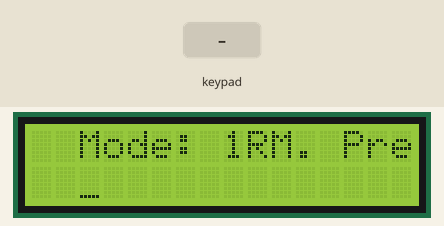
The sketch below on a simulated Arduino Uno, built with avr-gcc and run on an emulated ATmega328P. Parts: 16×2 character LCD. The inputs (shaded band) are chosen by the test bench.

Above: at 1.3 s.
1.4 s: key 'A' pressed
At 2.5 s:
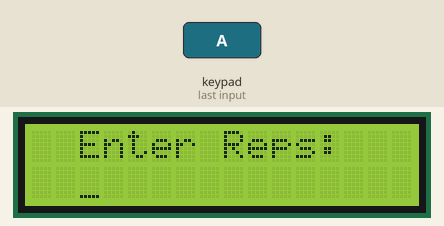
2.9 s: keypad keys 9 8 7 6 # pressed 0.4 s apart
At 5.4 s:
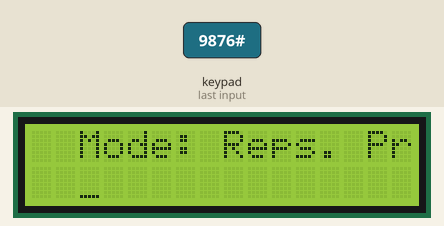
6.4 s: key '#' pressed
At 6.8 s:
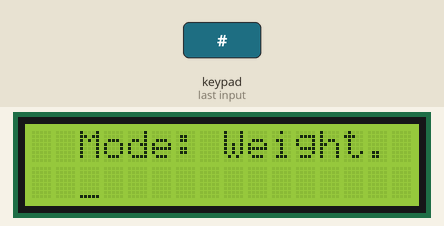
7.9 s: keypad keys 9 8 7 6 A pressed 0.4 s apart
At 11.0 s:
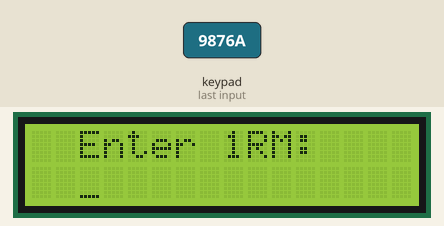
11.4 s: key 'B' pressed
At 12.2 s:
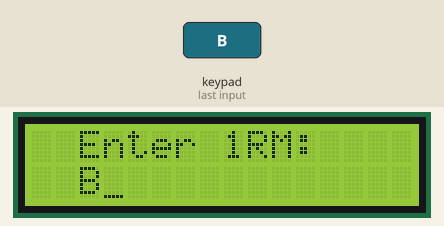
12.9 s: keypad keys 9 8 7 6 D pressed 0.4 s apart
At 15.9 s:
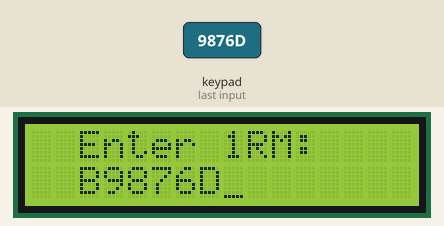
Timing chart, 0 to 17.4 s (numbered marks = the images above; inputs shaded):
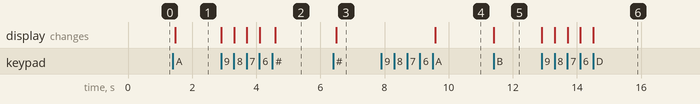

The sketch:

OneRM_Calculator.ino
```cpp
#include <Key.h>
#include <Keypad.h>
#include <LiquidCrystal_I2C.h>
#include <string.h>
#include <stdbool.h>
#include <stdlib.h>

// Bad practice use all caps for define statements
//number of rows on the keypad
#define numRows 4
//number of columns on the keypad
#define numCols 4

// Capitals for enum consts
enum mode
{
  Onerm,
  Reps,
  Weight
};

char keymap[numRows][numCols]=
{
{'1', '2', '3', 'A'},
{'4', '5', '6', 'B'},
{'7', '8', '9', 'C'},
{'*', '0', '#', 'D'}
};

byte rowPins[numRows] = {9,8,7,6}; //Rows 0 to 3
byte colPins[numCols]= {5,4,3,2}; //Columns 0 to 3

Keypad myKeypad= Keypad(makeKeymap(keymap), rowPins, colPins, numRows, numCols);

LiquidCrystal_I2C asdf(0x27, 16, 2);
int CursorCol = 2;
int CursorRow = 0;

// Assumed rpe10

void displayMessage(const char *message)
{
  asdf.setCursor(2, 0);
  asdf.print("                                                                  ");
  asdf.setCursor(2, 0);
  asdf.print(message);
  asdf.setCursor(2, 1);
  CursorCol = 2;
  CursorRow = 1;
}

mode& operator++(mode& m, int i) {
  switch (m) {
    case Onerm:
      m = Reps;
      break;
    case Reps:
      m = Weight;
      break;
    case Weight:
      // Handle wrap-around or error
      m = Onerm;
      break;
  }
  return m;
}

mode operator+(mode m, int i) {
  switch (m) {
    case Onerm:
      m = Reps;
      break;
    case Reps:
      m = Weight;
      break;
    case Weight:
      // Handle wrap-around or error
      m = Onerm;
      break;
  }
  return m;
}

const char* modeToString(enum mode inputmode)
{
  switch (inputmode)
  {
  case Onerm:
    return "1RM";
    break;
  case Reps:
    return "Reps";
    break;
  case Weight:
    return "Weight";
    break;
  }
}
struct datatable
{
  private:
  char input[100];
  float floatinput;

  // I really should've put these in an array

  float onerm;
  float reps;
  float weight;
  // Variable, not #defined
  mode MODE;

  float *ModePtr;

  // currently selected input
  mode Stage;

  //ptr to var for current input
  float *StagePtr;

  bool inputOn = false;

  // true means 'A' or enter cannot be pressed, false means it can
  bool toggleEnter = false;

  public:

  // Clears all values, called on init
  void clear()
  {
    strcpy(input, "");
    floatinput = 0;
    onerm = 0;
    reps = 0;
    weight = 0;
    // Clear also cycles mode since I'm out of buttons
    MODE++;
    Stage = MODE;
    Stage++;
    setStagePtr();

    switch (MODE)
    {
    case Onerm:
      ModePtr = &onerm;
      break;
    case Reps:
      ModePtr = &reps;
      break;
    case Weight:
      ModePtr = &weight;
      break;
    default:
      // If you try to put a mode that's not in the enum
      exit(1);
      break;
    }

    inputOn = false;
    toggleEnter = false;

    char buffer[100];
    snprintf(buffer, sizeof(buffer), "Mode: %s. Press A.", modeToString(MODE));
    displayMessage(buffer);
  }

  void next()
  {
    if (toggleEnter)
    {
      return;
    }
    if (inputOn)
    {
      if (!checkInput())
    {
      displayMessage("Invalid input. Press A.");
      inputOn = false;
      return;
    }
      if (Stage + 1 == MODE)
      {
        set();
        showFinalScreen();
      }
      else
      {
        set();
        Stage++;
        setStagePtr();
        char buffer[100];
        snprintf(buffer, sizeof(buffer), "Enter %s: ", modeToString(Stage));
        displayMessage(buffer);
      }
    }
    else
    {
      char buffer[100];
      snprintf(buffer, sizeof(buffer), "Enter %s: ", modeToString(Stage));
      displayMessage(buffer);
      inputOn = true;
    }

  }

  void showFinalScreen()
  {
    calculateMissing();
    inputOn = false;
    char buffer[100];
    snprintf(buffer, sizeof(buffer), "%s is %d. #", modeToString(MODE), (int)(*ModePtr + 0.5f));
    displayMessage(buffer);
    toggleEnter = true;
  }

  bool checkInput()
  {
    if (strcmp(input, "0") != 0 && atof(input) == 0)
    {
      return false;
    }
    return true;
  }

// Sets and resets a value based on stage
  void set()
  {
    floatinput = atof(input);
    *StagePtr = floatinput;
    floatinput = 0;
    strcpy(input, "");
  }

// Calculate missing value with Epley formula (mainly since it's the simplest)
  void calculateMissing()
  {
    switch (MODE)
    {
      case Onerm:
        onerm = weight * (1 + reps / 30);

        break;
      case Reps:
        reps = ((onerm / weight) - 1)*30;
        break;
      case Weight:
        weight = onerm / (1 + reps / 30);
        break;
    }
  }

  // Getter and setter for 'input'
const char* getInput() {
    return input;
}

void setInput(const char* newInput) {
    strncpy(input, newInput, sizeof(input)-1);
    input[strlen(input)] = '\0';
}

// Getter and setter for 'floatinput'
float getFloatInput() {
    return floatinput;
}

void setFloatInput(float newFloatInput) {
    floatinput = newFloatInput;
}

bool getInputOn() {
    return inputOn;
}

// Getter and setter for 'onerm'
float getOnerm() {
    return onerm;
}

void setOnerm(float newOnerm) {
    onerm = newOnerm;
}

// Getter and setter for 'reps'
float getReps() {
    return reps;
}

void setReps(float newReps) {
    reps = newReps;
}

// Getter and setter for 'weight'
float getWeight() {
    return weight;
}

void setWeight(float newWeight) {
    weight = newWeight;
};

void setMode(mode newMode) {
    MODE = newMode;
}

mode getMode() {
    return MODE;
}

private:
void setStagePtr()
{
  switch (Stage)
  {
    case Onerm:
      StagePtr = &onerm;
      break;
    case Reps:
      StagePtr = &reps;
      break;
    case Weight:
      StagePtr = &weight;
      break;
    default:
    exit(1);
    break;
  }
}
};
datatable Datatable;

void setup()
{
  asdf.init();
  asdf.clear();
  asdf.cursor_on();

  asdf.backlight();
  asdf.setCursor(CursorCol, CursorRow);

  Datatable.setMode(Weight);
  Datatable.clear();

}
void loop()
{
  char keypressed = myKeypad.getKey();
  if (keypressed == NO_KEY)
  {
    return;
  }

  switch (keypressed)
  {
  // backspace
  case '*':
    if (strcmp(Datatable.getInput(), "") == 0 || !Datatable.getInputOn())
    {
      break;
    }
    if (CursorCol == 2 && CursorRow > 0)
    {
      CursorCol = 13;
      CursorRow--;
    }
    else if (CursorCol > 2)
    {
      CursorCol--;
    }
    asdf.setCursor(CursorCol, CursorRow);
    asdf.print(' ');
    asdf.setCursor(CursorCol, CursorRow);
    char tempInput[100];
    strncpy(tempInput, Datatable.getInput(), sizeof(tempInput) - 1);
    tempInput[sizeof(tempInput) - 1] = '\0';
    tempInput[strlen(tempInput) - 1] = '\0'; // Remove last character
    Datatable.setInput(tempInput);
    break;
  // clear
  case '#':
    Datatable.clear();
    break;

  // enter
  case 'A':
    Datatable.next();
    break;

  default:
  if (!Datatable.getInputOn())
  {
    break;
  }

    if (CursorCol < 14)
    {
      CursorCol++;
      asdf.print(keypressed);
    }
    else if (CursorRow < 1)
    {
      CursorCol = 2;
      CursorRow++;
      asdf.setCursor(CursorCol, CursorRow);
      asdf.print(keypressed);
      CursorCol++;
    }
    char newInput[100];
    snprintf(newInput, sizeof(newInput), "%s%c", Datatable.getInput(), keypressed);
    Datatable.setInput(newInput);
    break;
  }
  }
```

Measured:
- after the input at 1.4 s, the display: changes after 0.07 s (image 1)
- after the input at 2.9 s, the display: first changes at once (image 2 shows a later state)
- after the input at 6.4 s, the display: changes after 0.09 s (image 3)
- after the input at 7.9 s, the display: changes after 1.7 s (image 4)
- after the input at 11.4 s, the display: changes at once (image 5)
- after the input at 12.9 s, the display: first changes at once (image 6 shows a later state)
